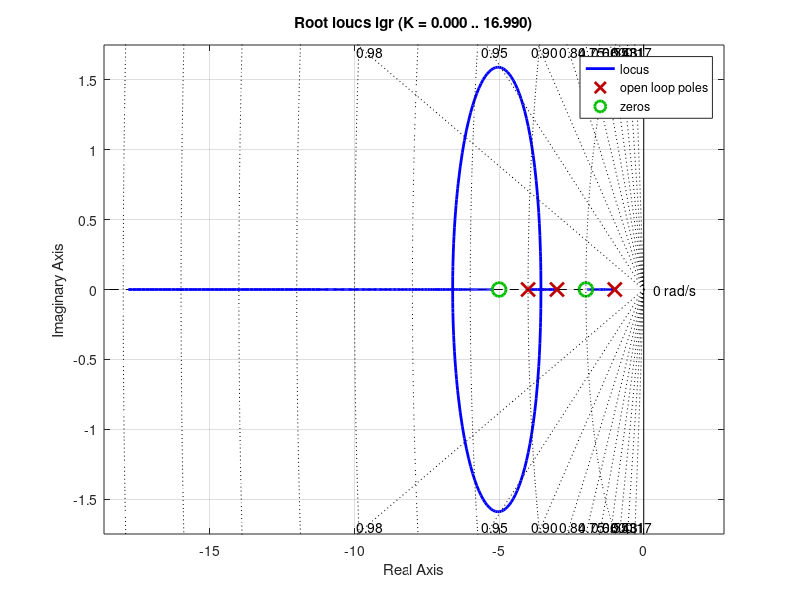

Write the MATLAB code that produced this figure.

%%%%%%%%% Experimento 1

%LGR 1
%lgr = zpk([],[0 -1],2)

%LGR 2
%lgr = zpk([-2],[0 -1],2)

%LGR 3
%lgr = zpk([],[0 -1 -2],2)

%%%%%%%%% Experimento 2
%LGR 1
%lgr = zpk([],[-0.6-i*0.8 -0.6+i*0.8],1)

%LGR 2
%lgr = zpk([-3],[-0.6-i*0.8 -0.6+i*0.8],1)

%LGR 3
%lgr = zpk([],[-0.6-i*0.8 -0.6+i*0.8 -1],1)

%LGR 4
%lgr = zpk([-2 -4],[0 -1 -3],1)

%LGR 5
lgr = zpk([-2 -5],[-4 -1 -3],1)

rlocus(lgr)
sgrid;